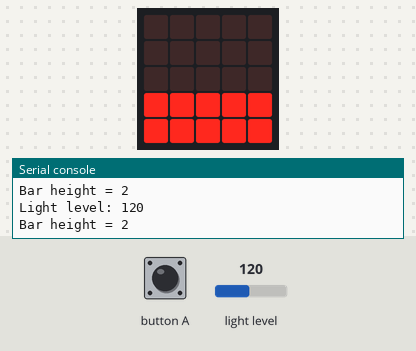
Recording of a program running on a simulated BBC micro:bit running MicroPython. Parts: the board's 5×5 LED display, the last lines printed to the serial console. Inputs (shaded band) come from the test bench; at power-on: light level 120.

Above: at 1.2 s.
1.3 s: light level set to 5
At 3.7 s:
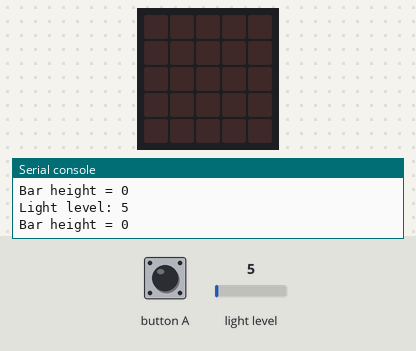
4.0 s: light level set to 64
At 6.1 s:
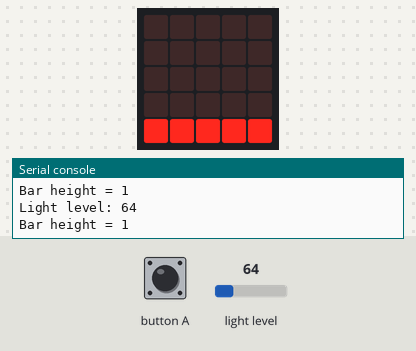
6.5 s: light level set to 128
At 8.3 s:
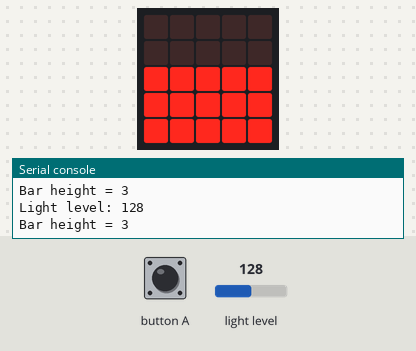
9.0 s: light level set to 191
At 10.6 s:
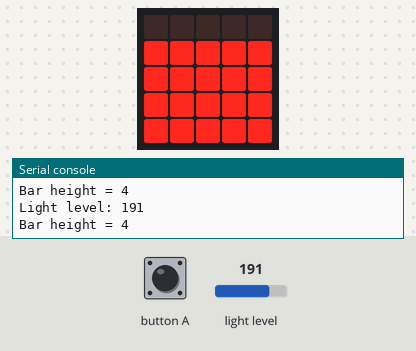
11.5 s: light level set to 250
At 12.9 s:
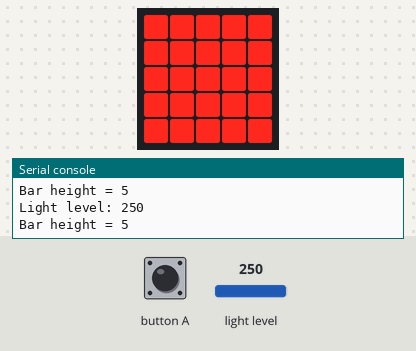
14.0 s: light level set to 5
At 14.18 s:
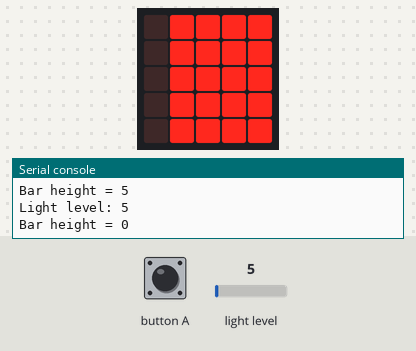
Timing chart, 0 to 17.0 s (numbered marks = the images above; inputs shaded):
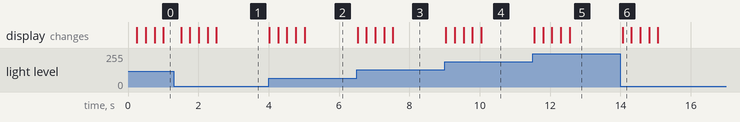

Measured:
- after the input at 1.3 s, the display: first changes after 0.21 s (image 1 shows a later state)
- after the input at 4.0 s, the display: first changes at once (image 2 shows a later state)
- after the input at 6.5 s, the display: first changes at once (image 3 shows a later state)
- after the input at 9.0 s, the display: first changes at once (image 4 shows a later state)
- after the input at 11.5 s, the display: first changes after 0.05 s (image 5 shows a later state)
- after the input at 14.0 s, the display: changes after 0.06 s (image 6)

The program:

demo_light_sensor_bar_graph.py
```python
####################################################
# MicroPython code for BBC Micro:bit v2
# - This code reads an analog value from the onboard
#   light sensor every 250 msec and uses it to show
#   a vertical line (bargraph).
####################################################

from microbit import *

# Create an image (all pixels are OFF).
bar = Image(5,5)

while True:
    # Shift the image to the right by one position.
    bar = bar.shift_right(1)
    # Read a value from the onboard light sensor.
    value = display.read_light_level()
    # Scale the analog value from 0..255 to 0..5.
    bar_height = scale(value,(0,255),(0,5))
    print( 'Light level: %d' % value )
    print( 'Bar height = %d' % bar_height )
    # Draw a vertical line (bar) according to the height.
    for y in range(5):
        if (y < bar_height):
            bar.set_pixel(0,4-y,9)
    if not button_a.is_pressed():
        display.show(bar)
    else:
        display.clear()
    sleep(250)
####################################################
```
